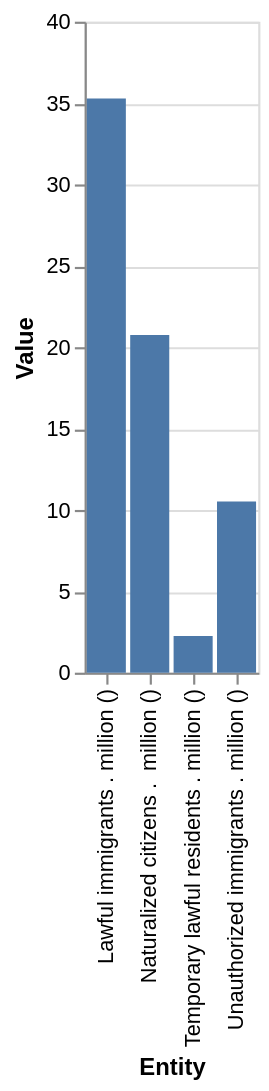

Vega-Lite specification stored for this chart:
### Vega-Lite specification from a JSON file in a GitHub repository (floating-point values rounded to 4 significant figures)
{"$schema": "https://vega.github.io/schema/vega-lite/v5.json", "description": "Bar chart auto-generated from CSV", "data": {"values": [{"Entity": "Temporary lawful residents . million ()", "Value": "2.25"}, {"Entity": "- a", "Value": "-"}, {"Entity": "Naturalized citizens .  million ()", "Value": "20.745"}, {"Entity": "Lawful immigrants . million ()", "Value": "35.277"}, {"Entity": "Unauthorized immigrants . million ()", "Value": "10.523"}]}, "mark": "bar", "encoding": {"x": {"field": "Entity", "type": "ordinal"}, "y": {"field": "Value", "type": "quantitative"}}}
